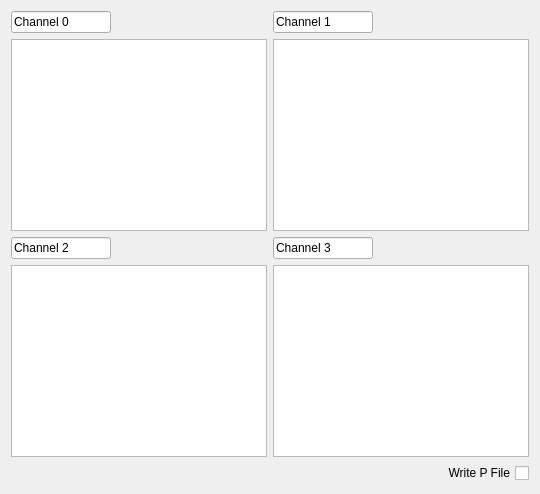
          <widget class="QWidget" name="TabPulsesMeasurement">
           <attribute name="title">
            <string>Pulses</string>
           </attribute>
           <layout class="QVBoxLayout" name="verticalLayout_3">
            <item>
             <layout class="QGridLayout" name="gridLayout_7">
              <item row="1" column="0">
               <widget class="QTableWidget" name="tableWidget_3"/>
              </item>
              <item row="1" column="1">
               <widget class="QTableWidget" name="tableWidget_4">
                <property name="maximumSize">
                 <size>
                  <width>16777215</width>
                  <height>16777215</height>
                 </size>
                </property>
               </widget>
              </item>
              <item row="3" column="0">
               <widget class="QTableWidget" name="tableWidget_5"/>
              </item>
              <item row="3" column="1">
               <widget class="QTableWidget" name="tableWidget_6"/>
              </item>
              <item row="0" column="0">
               <widget class="QLineEdit" name="lineEdit_2">
                <property name="maximumSize">
                 <size>
                  <width>100</width>
                  <height>16777215</height>
                 </size>
                </property>
                <property name="text">
                 <string>Channel 0</string>
                </property>
               </widget>
              </item>
              <item row="0" column="1">
               <widget class="QLineEdit" name="lineEdit_3">
                <property name="maximumSize">
                 <size>
                  <width>100</width>
                  <height>16777215</height>
                 </size>
                </property>
                <property name="text">
                 <string>Channel 1</string>
                </property>
               </widget>
              </item>
              <item row="2" column="0">
               <widget class="QLineEdit" name="lineEdit_4">
                <property name="maximumSize">
                 <size>
                  <width>100</width>
                  <height>16777215</height>
                 </size>
                </property>
                <property name="text">
                 <string>Channel 2</string>
                </property>
               </widget>
              </item>
              <item row="2" column="1">
               <widget class="QLineEdit" name="lineEdit_5">
                <property name="maximumSize">
                 <size>
                  <width>100</width>
                  <height>16777215</height>
                 </size>
                </property>
                <property name="text">
                 <string>Channel 3</string>
                </property>
               </widget>
              </item>
             </layout>
            </item>
            <item>
             <layout class="QHBoxLayout" name="horizontalLayout_6">
              <item>
               <spacer name="horizontalSpacer_4">
                <property name="orientation">
                 <enum>Qt::Horizontal</enum>
                </property>
                <property name="sizeHint" stdset="0">
                 <size>
                  <width>40</width>
                  <height>20</height>
                 </size>
                </property>
               </spacer>
              </item>
              <item>
               <widget class="QCheckBox" name="checkBox_14">
                <property name="layoutDirection">
                 <enum>Qt::RightToLeft</enum>
                </property>
                <property name="text">
                 <string>Write P File</string>
                </property>
               </widget>
              </item>
             </layout>
            </item>
           </layout>
          </widget>
